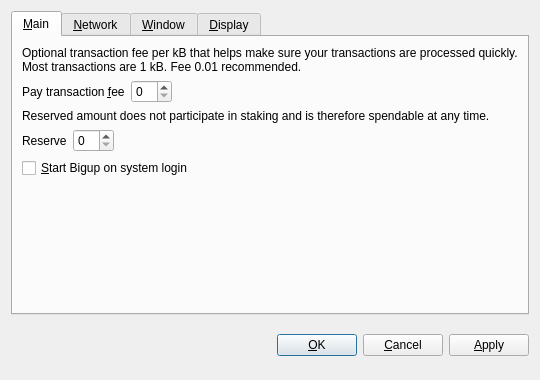
<?xml version="1.0" encoding="UTF-8"?>
<ui version="4.0">
 <class>OptionsDialog</class>
 <widget class="QDialog" name="OptionsDialog">
  <property name="geometry">
   <rect>
    <x>0</x>
    <y>0</y>
    <width>540</width>
    <height>380</height>
   </rect>
  </property>
  <property name="windowTitle">
   <string>Options</string>
  </property>
  <property name="modal">
   <bool>true</bool>
  </property>
  <layout class="QVBoxLayout" name="verticalLayout">
   <item>
    <widget class="QTabWidget" name="tabWidget">
     <property name="tabPosition">
      <enum>QTabWidget::North</enum>
     </property>
     <property name="currentIndex">
      <number>0</number>
     </property>
     <widget class="QWidget" name="tabMain">
      <attribute name="title">
       <string>&amp;Main</string>
      </attribute>
      <layout class="QVBoxLayout" name="verticalLayout_Main">
       <item>
        <widget class="QLabel" name="transactionFeeInfoLabel">
         <property name="text">
          <string>Optional transaction fee per kB that helps make sure your transactions are processed quickly. Most transactions are 1 kB. Fee 0.01 recommended.</string>
         </property>
         <property name="textFormat">
          <enum>Qt::PlainText</enum>
         </property>
         <property name="wordWrap">
          <bool>true</bool>
         </property>
        </widget>
       </item>
       <item>
        <layout class="QHBoxLayout" name="horizontalLayoutFee">
         <item>
          <widget class="QLabel" name="transactionFeeLabel">
           <property name="text">
            <string>Pay transaction &amp;fee</string>
           </property>
           <property name="textFormat">
            <enum>Qt::PlainText</enum>
           </property>
           <property name="buddy">
            <cstring>transactionFee</cstring>
           </property>
          </widget>
         </item>
         <item>
          <widget class="BitcoinAmountField" name="transactionFee"/>
         </item>
         <item>
          <spacer name="horizontalSpacerFee">
           <property name="orientation">
            <enum>Qt::Horizontal</enum>
           </property>
           <property name="sizeHint" stdset="0">
            <size>
             <width>40</width>
             <height>20</height>
            </size>
           </property>
          </spacer>
         </item>
        </layout>
       </item>
       <item>
        <widget class="QLabel" name="reserveBalanceInfoLabel">
         <property name="text">
          <string>Reserved amount does not participate in staking and is therefore spendable at any time.</string>
         </property>
         <property name="textFormat">
          <enum>Qt::PlainText</enum>
         </property>
         <property name="wordWrap">
          <bool>true</bool>
         </property>
        </widget>
       </item>
       <item>
        <layout class="QHBoxLayout" name="horizontalLayoutReserveBalance">
         <item>
          <widget class="QLabel" name="reserveBalanceLabel">
           <property name="text">
            <string>Reserve</string>
           </property>
           <property name="textFormat">
            <enum>Qt::PlainText</enum>
           </property>
           <property name="buddy">
            <cstring>reserveBalance</cstring>
           </property>
          </widget>
         </item>
         <item>
          <widget class="BitcoinAmountField" name="reserveBalance"/>
         </item>
         <item>
          <spacer name="horizontalSpacerReserveBalance">
           <property name="orientation">
            <enum>Qt::Horizontal</enum>
           </property>
           <property name="sizeHint" stdset="0">
            <size>
             <width>40</width>
             <height>20</height>
            </size>
           </property>
          </spacer>
         </item>
        </layout>
       </item>
       <item>
        <widget class="QCheckBox" name="bitcoinAtStartup">
         <property name="toolTip">
          <string>Automatically start Bigup after logging in to the system.</string>
         </property>
         <property name="text">
          <string>&amp;Start Bigup on system login</string>
         </property>
        </widget>
       </item>
       <item>
        <spacer name="verticalSpacer_Main">
         <property name="orientation">
          <enum>Qt::Vertical</enum>
         </property>
         <property name="sizeHint" stdset="0">
          <size>
           <width>20</width>
           <height>40</height>
          </size>
         </property>
        </spacer>
       </item>
      </layout>
     </widget>
     <widget class="QWidget" name="tabNetwork">
      <attribute name="title">
       <string>&amp;Network</string>
      </attribute>
      <layout class="QVBoxLayout" name="verticalLayout_Network">
       <item>
        <widget class="QCheckBox" name="mapPortUpnp">
         <property name="toolTip">
          <string>Automatically open the Bigup client port on the router. This only works when your router supports UPnP and it is enabled.</string>
         </property>
         <property name="text">
          <string>Map port using &amp;UPnP</string>
         </property>
        </widget>
       </item>
       <item>
        <widget class="QCheckBox" name="connectSocks">
         <property name="toolTip">
          <string>Connect to the Bigup network through a SOCKS5 proxy (e.g. when connecting through Tor).</string>
         </property>
         <property name="text">
          <string>&amp;Connect through SOCKS5 proxy:</string>
         </property>
        </widget>
       </item>
       <item>
        <layout class="QHBoxLayout" name="horizontalLayout_Network">
         <item>
          <widget class="QLabel" name="proxyIpLabel">
           <property name="text">
            <string>Proxy &amp;IP:</string>
           </property>
           <property name="textFormat">
            <enum>Qt::PlainText</enum>
           </property>
           <property name="buddy">
            <cstring>proxyIp</cstring>
           </property>
          </widget>
         </item>
         <item>
          <widget class="QValidatedLineEdit" name="proxyIp">
           <property name="maximumSize">
            <size>
             <width>140</width>
             <height>16777215</height>
            </size>
           </property>
           <property name="toolTip">
            <string>IP address of the proxy (e.g. 127.0.0.1)</string>
           </property>
          </widget>
         </item>
         <item>
          <widget class="QLabel" name="proxyPortLabel">
           <property name="text">
            <string>&amp;Port:</string>
           </property>
           <property name="textFormat">
            <enum>Qt::PlainText</enum>
           </property>
           <property name="buddy">
            <cstring>proxyPort</cstring>
           </property>
          </widget>
         </item>
         <item>
          <widget class="QLineEdit" name="proxyPort">
           <property name="maximumSize">
            <size>
             <width>55</width>
             <height>16777215</height>
            </size>
           </property>
           <property name="toolTip">
            <string>Port of the proxy (e.g. 9050)</string>
           </property>
          </widget>
         </item>
         <item>
          <spacer name="horizontalSpacer_Network">
           <property name="orientation">
            <enum>Qt::Horizontal</enum>
           </property>
           <property name="sizeHint" stdset="0">
            <size>
             <width>40</width>
             <height>20</height>
            </size>
           </property>
          </spacer>
         </item>
        </layout>
       </item>
       <item>
        <spacer name="verticalSpacer_Network">
         <property name="orientation">
          <enum>Qt::Vertical</enum>
         </property>
         <property name="sizeHint" stdset="0">
          <size>
           <width>20</width>
           <height>40</height>
          </size>
         </property>
        </spacer>
       </item>
      </layout>
     </widget>
     <widget class="QWidget" name="tabWindow">
      <attribute name="title">
       <string>&amp;Window</string>
      </attribute>
      <layout class="QVBoxLayout" name="verticalLayout_Window">
       <item>
        <widget class="QCheckBox" name="minimizeToTray">
         <property name="toolTip">
          <string>Show only a tray icon after minimizing the window.</string>
         </property>
         <property name="text">
          <string>&amp;Minimize to the tray instead of the taskbar</string>
         </property>
        </widget>
       </item>
       <item>
        <widget class="QCheckBox" name="minimizeOnClose">
         <property name="toolTip">
          <string>Minimize instead of exit the application when the window is closed. When this option is enabled, the application will be closed only after selecting Quit in the menu.</string>
         </property>
         <property name="text">
          <string>M&amp;inimize on close</string>
         </property>
        </widget>
       </item>
       <item>
        <spacer name="verticalSpacer_Window">
         <property name="orientation">
          <enum>Qt::Vertical</enum>
         </property>
         <property name="sizeHint" stdset="0">
          <size>
           <width>20</width>
           <height>40</height>
          </size>
         </property>
        </spacer>
       </item>
      </layout>
     </widget>
     <widget class="QWidget" name="tabDisplay">
      <attribute name="title">
       <string>&amp;Display</string>
      </attribute>
      <layout class="QVBoxLayout" name="verticalLayout_Display">
       <item>
        <layout class="QHBoxLayout" name="horizontalLayout_1_Display">
         <item>
          <widget class="QLabel" name="langLabel">
           <property name="text">
            <string>User Interface &amp;language:</string>
           </property>
           <property name="textFormat">
            <enum>Qt::PlainText</enum>
           </property>
           <property name="buddy">
            <cstring>lang</cstring>
           </property>
          </widget>
         </item>
         <item>
          <widget class="QValueComboBox" name="lang">
           <property name="toolTip">
            <string>The user interface language can be set here. This setting will take effect after restarting Bigup.</string>
           </property>
          </widget>
         </item>
        </layout>
       </item>
       <item>
        <layout class="QHBoxLayout" name="horizontalLayout_2_Display">
         <item>
          <widget class="QLabel" name="unitLabel">
           <property name="text">
            <string>&amp;Unit to show amounts in:</string>
           </property>
           <property name="textFormat">
            <enum>Qt::PlainText</enum>
           </property>
           <property name="buddy">
            <cstring>unit</cstring>
           </property>
          </widget>
         </item>
         <item>
          <widget class="QValueComboBox" name="unit">
           <property name="toolTip">
            <string>Choose the default subdivision unit to show in the interface and when sending coins.</string>
           </property>
          </widget>
         </item>
        </layout>
       </item>
       <item>
        <widget class="QCheckBox" name="coinControlFeatures">
         <property name="toolTip">
          <string>Whether to show coin control features or not.</string>
         </property>
         <property name="text">
          <string>Display coin &amp;control features (experts only!)</string>
         </property>
        </widget>
       </item>
       <item>
        <widget class="QCheckBox" name="minimizeCoinAge">
         <property name="toolTip">
          <string>Whether to select the coin outputs randomly or with minimal coin age.</string>
         </property>
         <property name="text">
          <string>Minimize weight consumption (experimental)</string>
         </property>
        </widget>
       </item>
       <item>
        <widget class="QCheckBox" name="useBlackTheme">
         <property name="text">
          <string>Use black visual theme (requires restart)</string>
         </property>
        </widget>
       </item>
       <item>
        <spacer name="verticalSpacer_Display">
         <property name="orientation">
          <enum>Qt::Vertical</enum>
         </property>
         <property name="sizeHint" stdset="0">
          <size>
           <width>20</width>
           <height>40</height>
          </size>
         </property>
        </spacer>
       </item>
      </layout>
     </widget>
    </widget>
   </item>
   <item>
    <layout class="QHBoxLayout" name="horizontalLayout_Buttons">
     <item>
      <spacer name="horizontalSpacer_1">
       <property name="orientation">
        <enum>Qt::Horizontal</enum>
       </property>
       <property name="sizeHint" stdset="0">
        <size>
         <width>40</width>
         <height>48</height>
        </size>
       </property>
      </spacer>
     </item>
     <item>
      <widget class="QLabel" name="statusLabel">
       <property name="font">
        <font>
         <weight>75</weight>
         <bold>true</bold>
        </font>
       </property>
       <property name="text">
        <string/>
       </property>
       <property name="textFormat">
        <enum>Qt::PlainText</enum>
       </property>
       <property name="wordWrap">
        <bool>true</bool>
       </property>
      </widget>
     </item>
     <item>
      <spacer name="horizontalSpacer_2">
       <property name="orientation">
        <enum>Qt::Horizontal</enum>
       </property>
       <property name="sizeHint" stdset="0">
        <size>
         <width>40</width>
         <height>48</height>
        </size>
       </property>
      </spacer>
     </item>
     <item>
      <widget class="QPushButton" name="okButton">
       <property name="text">
        <string>&amp;OK</string>
       </property>
      </widget>
     </item>
     <item>
      <widget class="QPushButton" name="cancelButton">
       <property name="text">
        <string>&amp;Cancel</string>
       </property>
       <property name="autoDefault">
        <bool>false</bool>
       </property>
      </widget>
     </item>
     <item>
      <widget class="QPushButton" name="applyButton">
       <property name="text">
        <string>&amp;Apply</string>
       </property>
       <property name="autoDefault">
        <bool>false</bool>
       </property>
      </widget>
     </item>
    </layout>
   </item>
  </layout>
 </widget>
 <customwidgets>
  <customwidget>
   <class>BitcoinAmountField</class>
   <extends>QSpinBox</extends>
   <header>bitcoinamountfield.h</header>
  </customwidget>
  <customwidget>
   <class>QValueComboBox</class>
   <extends>QComboBox</extends>
   <header>qvaluecombobox.h</header>
  </customwidget>
  <customwidget>
   <class>QValidatedLineEdit</class>
   <extends>QLineEdit</extends>
   <header>qvalidatedlineedit.h</header>
  </customwidget>
 </customwidgets>
 <resources/>
 <connections/>
</ui>
